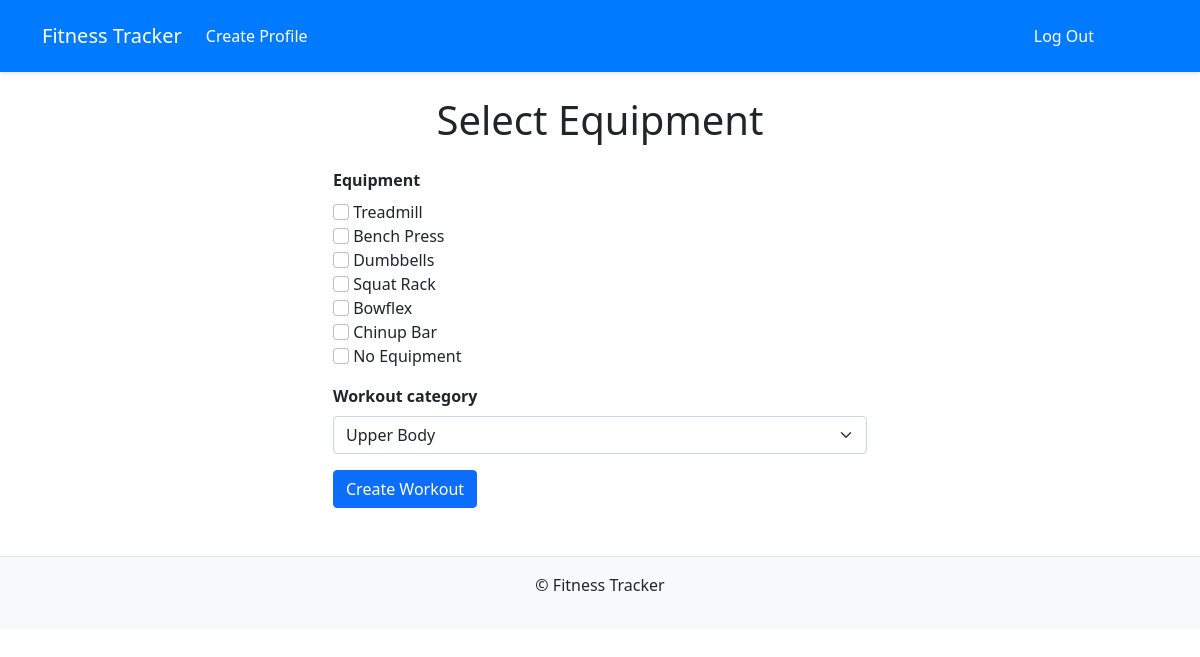
The page /1/select_equipment/ (signed in) on the database its author committed.
### core/models.py (models this page shows)
class GymEquipment(models.Model):
    EQUIPMENT_CHOICES = [
        ('Treadmill', 'Treadmill'),
        ('Bench Press', 'Bench Press'),
        ('Dumbbells', 'Dumbbells'),
        ('Squat Rack', 'Squat Rack'),
        ('Bowflex', 'Bowflex'),
        ('Chinup Bar', 'Chin Up Bar'),
        ('No Equipment', 'No Equipment')
    ]
    equipment = models.CharField(max_length=50, choices=EQUIPMENT_CHOICES, unique=True)
    def __str__(self):
        return self.equipment

### core/views.py (the view, shortened to what this page needs)
# urls.py: path('<int:athlete_pk>/select_equipment/', views.SelectEquipment.as_view(), name='select_equipment'),
class SelectEquipment(View, LoginRequiredMixin):
    def get(self, request, athlete_pk):
        form = WorkoutGeneratorForm()
        context = {'form': form}
        return render(request, 'core/select_equipment.html', context)

### core/forms.py
class WorkoutGeneratorForm(forms.Form):
    equipment = forms.ModelMultipleChoiceField(
        queryset=GymEquipment.objects.all(),
        widget=forms.CheckboxSelectMultiple,
    )
    workout_category = forms.ModelChoiceField(
        queryset=WorkoutCategory.objects.all(),
        empty_label=None,
    )

### core/models.py (called while the page is built)
    def __str__(self):
        return self.workout

### core/templates/core/select_equipment.html (shortened to what this page needs)
{% extends 'core/base.html' %}
{% block content %}
<div class="container">
    <h1 class="my-4 text-center">Select Equipment</h1>
    <div class="row justify-content-center">
        <div class="col-md-6">
            <form method="post" action=".">
                {% for field in form %}
                    <div class="mb-3">
                        <label for="{{ field.auto_id }}" class="fw-bold mb-2">{{ field.label }}</label> <br>
                        {% if field.name == "workout_category" %}
                            <select name="{{ field.html_name }}" id="{{ field.auto_id }}" class="form-select">
                                {% for choice in field.field.queryset %}
                                    <option value="{{ choice.pk }}" {% if choice.pk == field.value %}selected{% endif %}>{{ choice }}</option>
                                {% endfor %}
                            </select>
                        {% elif field.name == "equipment" %}
                            {% for choice in field.field.queryset %}
                                <input type="checkbox" name="{{ field.html_name }}" value="{{ choice.pk }}" id="{{ field.auto_id }}_{{ forloop.counter }}" {% if choice.pk in field.value %}checked{% endif %} class="form-check-input">
                                <label for="{{ field.auto_id }}_{{ forloop.counter }}" class="form-check-label">{{ choice }}</label><br>
                            {% endfor %}
                        {% else %}
                            {{ field }}
                        {% endif %}
                    </div>
                {% endfor %}
                <button type="submit" class="btn btn-primary">Create Workout</button>
            </form>
        </div>
    </div>
</div>
{% endblock content %}

### rows shown on the page
GymEquipment: equipment "Treadmill"
GymEquipment: equipment "Bench Press"
GymEquipment: equipment "Dumbbells"
GymEquipment: equipment "Squat Rack"
GymEquipment: equipment "Bowflex"
GymEquipment: equipment "Chinup Bar"
GymEquipment: equipment "No Equipment"

### other values the page prints
{{ field.label }} "Equipment" "Workout category"
form field workout_category "Upper Body"
